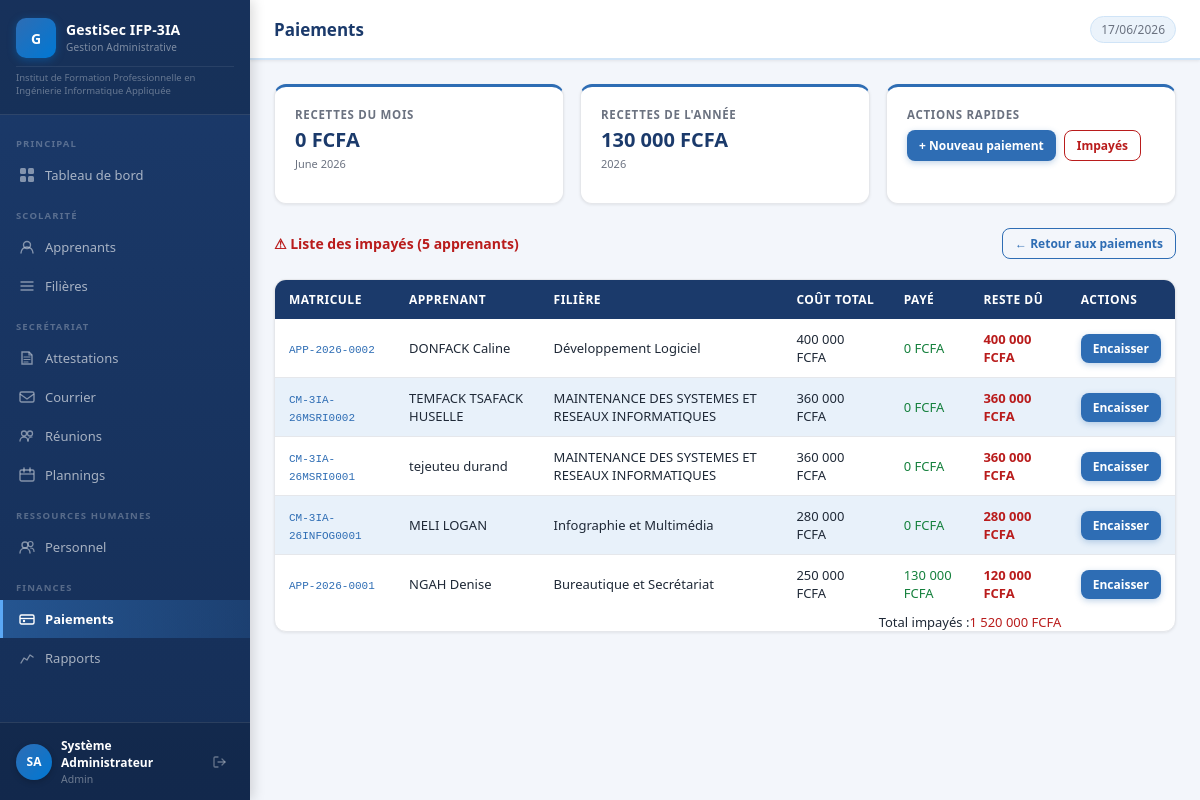
Page /modules/paiements/index.php?filtre=impayes (signed in) on the committed database.
### tables this page shows
CREATE TABLE `apprenants` (
  `id` int(11) NOT NULL,
  `matricule` varchar(30) NOT NULL,
  `nom` varchar(100) NOT NULL,
  `prenom` varchar(100) NOT NULL,
  `date_naissance` date DEFAULT NULL,
  `sexe` enum('M','F') DEFAULT 'M',
  `telephone` varchar(20) DEFAULT NULL,
  `email` varchar(150) DEFAULT NULL,
  `adresse` text DEFAULT NULL,
  `filiere_id` int(11) DEFAULT NULL,
  `niveau` varchar(20) DEFAULT '1',
  `statut` enum('inscrit','suspendu','diplome','abandonne') DEFAULT 'inscrit',
  `date_inscription` date DEFAULT curdate(),
  `photo` varchar(255) DEFAULT NULL,
  `created_at` datetime DEFAULT current_timestamp(),
  `lieu_naissance` varchar(255) DEFAULT NULL
);

CREATE TABLE `filieres` (
  `id` int(11) NOT NULL,
  `code` varchar(20) NOT NULL,
  `nom` varchar(150) NOT NULL,
  `duree` int(11) NOT NULL COMMENT 'durée en mois',
  `cout` decimal(12,2) NOT NULL DEFAULT 0.00
);

### includes/auth.php (called while the page is built, shortened)
<?php
function clean(string $val): string {
    return htmlspecialchars(trim($val), ENT_QUOTES, 'UTF-8');
}
function money(float $amount): string {
    return number_format($amount, 0, ',', ' ') . ' FCFA';
}

### modules/paiements/index.php (the view, shortened to what this page needs)
<?php
require_once __DIR__ . '/../../includes/auth.php';
require_once __DIR__ . '/../../includes/header.php';
$db      = getDB();
$filtImp = $_GET['filtre'] ?? '';
$totMois  = $db->query("SELECT COALESCE(SUM(montant),0) FROM paiements WHERE MONTH(date_paiement)=MONTH(NOW()) AND YEAR(date_paiement)=YEAR(NOW())")->fetchColumn();
$totAnnee = $db->query("SELECT COALESCE(SUM(montant),0) FROM paiements WHERE YEAR(date_paiement)=YEAR(NOW())")->fetchColumn();
if ($filtImp === 'impayes') {
    $sql = "SELECT a.id, a.matricule, a.nom, a.prenom, f.nom AS filiere_nom, f.cout,
            COALESCE(SUM(p.montant),0) AS total_paye,
            (f.cout - COALESCE(SUM(p.montant),0)) AS reste
            FROM apprenants a
            JOIN filieres f ON a.filiere_id=f.id
            LEFT JOIN paiements p ON p.apprenant_id=a.id
            WHERE a.statut='inscrit'
            GROUP BY a.id HAVING reste > 0 ORDER BY reste DESC";
    $impayes = $db->query($sql)->fetchAll();
}
?>
<div class="kpi-grid" style="grid-template-columns:repeat(3,1fr)">
  <div class="kpi-card">
    <div class="kpi-label">Recettes du mois</div>
    <div class="kpi-value" style="font-size:20px"><?= money((float)$totMois) ?></div>
    <div class="kpi-sub"><?= date('F Y') ?></div>
  </div>
  <div class="kpi-card">
    <div class="kpi-label">Recettes de l'année</div>
    <div class="kpi-value" style="font-size:20px"><?= money((float)$totAnnee) ?></div>
    <div class="kpi-sub"><?= date('Y') ?></div>
  </div>
  <div class="kpi-card">
    <div class="kpi-label">Actions rapides</div>
    <div style="display:flex;gap:8px;margin-top:8px">
      <a href="create.php" class="btn btn-primary btn-sm">+ Nouveau paiement</a>
      <a href="?filtre=impayes" class="btn btn-outline btn-sm" style="color:var(--red);border-color:var(--red)">Impayés</a>
    </div>
  </div>
</div>
<?php if ($filtImp === 'impayes'): ?>
<div class="page-actions">
  <h2 style="color:var(--red);font-size:14px">⚠ Liste des impayés (<?= count($impayes) ?> apprenant<?= count($impayes)>1?'s':'' ?>)</h2>
  <a href="?" class="btn btn-outline btn-sm">← Retour aux paiements</a>
</div>
<div class="card">
  <div class="table-wrap">
  <?php if(empty($impayes)): ?>
    <div class="empty-state" style="padding:40px"><p>Aucun impayé. Tous les apprenants sont à jour ✓</p></div>
  <?php else: ?>
  <table>
    <thead><tr><th>Matricule</th><th>Apprenant</th><th>Filière</th><th>Coût total</th><th>Payé</th><th>Reste dû</th><th>Actions</th></tr></thead>
    <tbody>
    <?php foreach($impayes as $i): ?>
    <tr>
      <td><code style="font-size:11px;color:var(--blue-mid)"><?= clean($i['matricule']) ?></code></td>
      <td style="font-weight:500"><?= clean($i['nom'].' '.$i['prenom']) ?></td>
      <td><?= clean($i['filiere_nom']) ?></td>
      <td><?= money((float)$i['cout']) ?></td>
      <td style="color:var(--green)"><?= money((float)$i['total_paye']) ?></td>
      <td style="font-weight:700;color:var(--red)"><?= money((float)$i['reste']) ?></td>
      <td><a href="create.php?apprenant_id=<?= $i['id'] ?>" class="btn btn-primary btn-sm">Encaisser</a></td>
    </tr>
    <?php endforeach; ?>
    </tbody>
    <tfoot>
      <tr>
        <td colspan="5" style="text-align:right">Total impayés :</td>
        <td style="color:var(--red)"><?= money(array_sum(array_column($impayes,'reste'))) ?></td>
        <td></td>
      </tr>
    </tfoot>
  </table>
  <?php endif; ?>
  </div>
</div>
<?php endif; ?>
<?php require_once __DIR__ . '/../../includes/footer.php'; ?>

### assets/css/style.css (style rules this page uses)
*, *::before, *::after { box-sizing: border-box; margin: 0; padding: 0; }
:root { --blue-dark: #1B3A6B; --blue-mid: #2E6DB4; --blue-accent: #0078D4; --blue-light: #D0E4F7; --blue-pale: #EBF3FB; --blue-stripe: #E8F1FA; --gray-dark: #1F2937; --gray-mid: #6B7280; --gray-light: #E5E7EB; --gray-pale: #F3F6FB; --white: #FFFFFF; --red: #B91C1C; --green: #15803D; --orange: #C2410C; --yellow: #B45309; --sidebar-w: 250px; --topbar-h: 60px; --radius: 8px; --radius-lg: 12px; --shadow-sm: 0 1px 3px rgba(0,0,0,.08); --shadow: 0 2px 8px rgba(0,0,0,.10); --shadow-lg: 0 4px 16px rgba(0,0,0,.12); }
body { font-family: 'Segoe UI', Arial, sans-serif; font-size: 14px; color: var(--gray-dark); background: var(--gray-pale); }
a { text-decoration: none; color: inherit; }
.card { background: var(--white); border-radius: var(--radius-lg); box-shadow: var(--shadow-sm); border: 1px solid var(--gray-light); overflow: hidden; }
.table-wrap { overflow-x: auto; }
table { width: 100%; border-collapse: collapse; font-size: 13px; }
thead th { background: var(--blue-dark); color: #fff; padding: 11px 14px; text-align: left; font-size: 12px; font-weight: 600; letter-spacing: .04em; text-transform: uppercase; white-space: nowrap; }
thead th:first-child { border-radius: 0; }
tbody tr { border-bottom: 1px solid var(--gray-light); transition: background .1s; }
tbody tr:last-child { border-bottom: none; }
tbody td { padding: 11px 14px; color: var(--gray-dark); vertical-align: middle; }
tbody tr:nth-child(even) { background: var(--blue-stripe); }
.btn { display: inline-flex; align-items: center; gap: 6px; padding: 9px 18px; border-radius: var(--radius); font-size: 13px; font-weight: 600; cursor: pointer; border: none; transition: all .15s; white-space: nowrap; }
.btn-primary { background: var(--blue-mid); color: #fff; box-shadow: 0 2px 6px rgba(46,109,180,.3); }
.btn-sm { padding: 6px 12px; font-size: 12px; }
.page-actions { display: flex; align-items: center; justify-content: space-between; margin-bottom: 20px; flex-wrap: wrap; gap: 10px; }
.kpi-grid { display: grid; grid-template-columns: repeat(auto-fit, minmax(200px, 1fr)); gap: 16px; margin-bottom: 24px; }
.kpi-card { background: #fff; border-radius: 12px; padding: 20px; border: 1px solid #E5E7EB; border-top: 3px solid #2E6DB4; box-shadow: 0 1px 3px rgba(0,0,0,.08); }
.kpi-label { font-size: 11.5px; font-weight: 600; color: #6B7280; text-transform: uppercase; letter-spacing: .06em; margin-bottom: 8px; }
.kpi-value { font-size: 32px; font-weight: 800; color: #1B3A6B; line-height: 1; margin-bottom: 6px; }
.kpi-sub { font-size: 11px; color: #6B7280; margin-bottom: 12px; }
.btn-outline { background: transparent; color: #2E6DB4; border: 1.5px solid #2E6DB4; }

### rows in the picture
apprenants: matricule "APP-2026-0002", nom+prenom "DONFACK Caline", filiere.nom "Développement Logiciel", filiere.cout "400 000 FCFA", total_paye "0 FCFA", reste "400 000 FCFA"
apprenants: matricule "CM-3IA-26MSRI0002", nom+prenom "TEMFACK TSAFACK HUSELLE", filiere.nom "MAINTENANCE DES SYSTEMES ET RESEAUX INFORMATIQUES", filiere.cout "360 000 FCFA", total_paye "0 FCFA", reste "360 000 FCFA"
apprenants: matricule "CM-3IA-26MSRI0001", nom+prenom "tejeuteu durand", filiere.nom "MAINTENANCE DES SYSTEMES ET RESEAUX INFORMATIQUES", filiere.cout "360 000 FCFA", total_paye "0 FCFA", reste "360 000 FCFA"
apprenants: matricule "CM-3IA-26INFOG0001", nom+prenom "MELI LOGAN", filiere.nom "Infographie et Multimédia", filiere.cout "280 000 FCFA", total_paye "0 FCFA", reste "280 000 FCFA"
apprenants: matricule "APP-2026-0001", nom+prenom "NGAH Denise", filiere.nom "Bureautique et Secrétariat", filiere.cout "250 000 FCFA", total_paye "130 000 FCFA", reste "120 000 FCFA"

### other values in the picture
APP_NAME "GestiSec IFP-3IA"
APP_FULL_NAME "Institut de Formation Professionnelle en Ingénierie Informatique Appliquée"
substr($user['prenom'],0,1).substr($user['nom'],0,1) "SA"
$user['prenom'] "Système"
$user['nom'] "Administrateur"
$user['role'] "Admin"
$pageTitle "Paiements"
money((float)$totMois) "0 FCFA"
money((float)$totAnnee) "130 000 FCFA"
count($impayes) "5"
money(array_sum(array_column($impayes,'reste'))) "1 520 000 FCFA"
